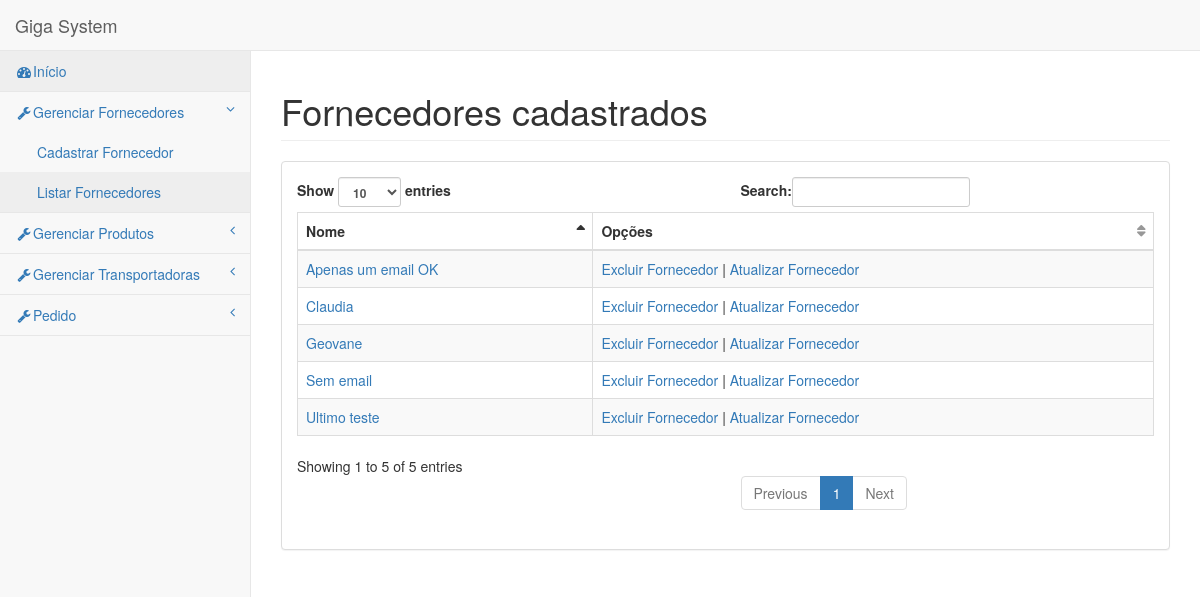
/index.php?secao=Fornecedor&acao=listarFornecedores, run on the app's committed database.
### tables this page shows
CREATE TABLE `fornecedor` (
  `id` int(11) NOT NULL,
  `nome` varchar(50) NOT NULL,
  `descricao` varchar(50) NOT NULL,
  `cidade` varchar(50) NOT NULL,
  `endereco` varchar(50) NOT NULL,
  `bairro` varchar(50) NOT NULL,
  `numero` int(11) NOT NULL
);

### Controller/FornecedorController.php (called while the page is built, shortened)
<?php
  include ('Model/Fornecedor.php');
  include ('Service/FornecedorService.php');
  include ('Dao/FornecedorDao.php');
  class FornecedorController{
    private $service;
    public function __construct(){
      $dao = new FornecedorDao();
      $this->service = new FornecedorService($dao);
    }
    public function listarFornecedores(){
      $fornecedores = $this->service->listarFornecedores();
      include('View/Content/listarFornecedores.php');
    }
  }
?>

### index.php (called while the page is built, shortened)
<?php
  $frontController = new FrontController();
?>

### Dao/FornecedorDao.php (called while the page is built, shortened)
<?php
  class FornecedorDao{
    private $bd;
    public function __construct() {
        $opcoes = array( PDO::MYSQL_ATTR_INIT_COMMAND => "SET NAMES utf8" );
        $dsn = "mysql:dbname=giga;host=localhost";
        $usuario = "root";
        $senha = "root";
        $this->bd = null;
        try{
            $this->bd = new PDO($dsn, $usuario, $senha, $opcoes);
        } catch (Exception $ex) {
            die(($ex->getMessage()));
        }
    }
    public function listarFornecedores(){
      $comando = 'select * from fornecedor';
      $resultado = $this->bd->query($comando);
      $arrayFornecedores = array();
      while($f = $resultado->fetchObject()){
        $fornecedor = new Fornecedor();
        $fornecedor->setId($f->id);
        $fornecedor->setNome($f->nome);
        $fornecedor->setDescricao($f->descricao);
        $fornecedor->setCidade($f->cidade);
        $fornecedor->setEndereco($f->endereco);
        $fornecedor->setBairro($f->bairro);
        $fornecedor->setNumero($f->numero);
        $arrayFornecedores[] = $fornecedor;
      }
      return $arrayFornecedores;
    }
  }
?>

### Service/FornecedorService.php (called while the page is built, shortened)
<?php
  class FornecedorService{
    private $dao;
    public function __construct($dao){
      $this->dao = $dao;
    }
    public function listarFornecedores(){
      return $this->dao->listarFornecedores();
    }
  }
?>

### Model/Fornecedor.php (called while the page is built, shortened)
<?php
  class Fornecedor{
    private $id;
    private $nome;
    public function setId($id){
      $this->id = $id;
    }
    public function getId(){
      return $this->id;
    }
    public function setNome($nome){
      $this->nome = $nome;
    }
    public function getNome(){
      return $this->nome;
    }
  }
 ?>

### View/Content/listarFornecedores.php (the view, shortened to what this page needs)
<!DOCTYPE html>
<html lang="en">
<?php include('COMMONS/head.php') ?>
<body>
    <div id="wrapper">
        <?php include('COMMONS/navigation.php'); ?>
        <div id="page-wrapper">
            <div class="row">
                <div class="col-lg-12">
                    <h1 class="page-header">Fornecedores cadastrados</h1>
                </div>
            </div>
            <div class="row">
                <div class="col-lg-12">
                    <div class="panel panel-default">
                        <div class="panel-body">
                            <div class="dataTable_wrapper">
                                <table class="table table-striped table-bordered table-hover" id="dataTables-example">
                                    <thead>
                                        <tr>
                                            <th>Nome</th>
                                            <th>Opções</th>
                                        </tr>
                                    </thead>
                                    <tbody>
                                      <?php
                                        if(isset($fornecedores)){
                                          foreach ($fornecedores as $f) { ?>
                                            <tr class="odd gradeX">
                                                <td><a href="index.php?secao=Fornecedor&acao=buscarFornecedorPorId&id=<?php echo $f->getId() ?>"><?php echo $f->getNome() ?></a></td>
                                                <td><a href="index.php?secao=Fornecedor&acao=excluirFornecedor&id=<?php echo $f->getId() ?>">Excluir Fornecedor</a>
                                                | <a href="index.php?secao=Fornecedor&acao=buscarFornecedorPorIdParaAtualizar&id=<?php echo $f->getId() ?>">Atualizar Fornecedor</a></td>
                                            </tr>
                                          <?php }
                                        } ?>
                                    </tbody>
                                </table>
                            </div>
                        </div>
                    </div>
                </div>
            </div>
        </div>
    </div>
</body>
</html>

### data on the page
fornecedor: nome "Geovane"
fornecedor: nome "Claudia"
fornecedor: nome "Apenas um email OK"
fornecedor: nome "Sem email"
fornecedor: nome "Ultimo teste"
